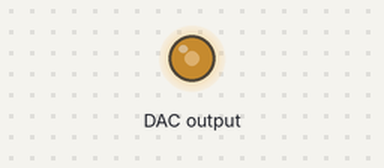
The program below on a simulated Raspberry Pi Pico running MicroPython. Parts: output pins drawn as LEDs (lit = HIGH). Library files of the repository ran but are not shown: mcp4725.py. At 0.0 s the program stops and its outputs stay as they are.

Above: at 0.1 s.
Timing chart, 0 to 1.5 s (numbered marks = the images above):
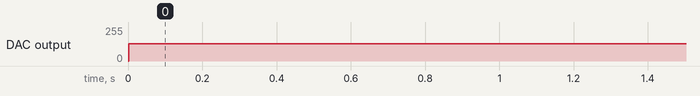

Measured:
- by itself, DAC output: 0/255 → 128/255 at 0.00 s

The program:

mcp4725_quickstart.py
```python
"""
MCP4725 DAC Quickstart Guide
---------------------------
This example demonstrates all the main features of the MCP4725 DAC driver.
It shows basic operations, EEPROM usage, and compatibility functions.

Hardware Setup:
--------------
- Connect MCP4725 to Raspberry Pi Pico:
  * VDD -> 3.3V, VSYS for 5V, or any other supply voltage
  * GND -> GND
  * SDA -> GP0 (Pin 1) (Or any other I2C SDA pin)
  * SCL -> GP1 (Pin 2) (Or any other I2C SCL pin)
  * OUT -> Load positive
  * GND -> Load negative
"""

import time

from machine import I2C, Pin

from mcp4725 import MCP4725

# Initialize I2C and DAC
i2c = I2C(0, sda=Pin(0), scl=Pin(1), freq=400000)
dac = MCP4725(i2c, vcc=3.3)  # Here using 3.3V as reference voltage

# ======================
# Setting the DAC output
# ======================

# Set DAC using raw value (0-4095)
dac.set_value(2048)  # 2048 is 50% of 4095

# Set DAC using voltage helper function
# NOTE: Depends on reference VCC value that was given
# Since we set reference VCC to 3.3V, this will result in int(1.2 / 3.3 * 4095) = 1489 raw value
# If VCC was 5V, this would result in int(1.2 / 5 * 4095) = 983 raw value
dac.set_voltage(1.2)

# Set DAC using normalized value (0.0 to 1.0)
dac.set_value_norm(0.75)  # 75% of 4095 = 3071

# ======================
# Reading the DAC value
# ======================

# Read current values
raw_value = dac.get_value()  # 3071
voltage = dac.get_voltage()  # 2.475
normalized_value = dac.get_value_norm()  # 0.75

# ======================
# EEPROM operations
# ======================

# Reading current EEPROM value
eeprom_value = dac.get_eeprom()  # E.g. 2048

# Setting EEPROM value
dac.set_eeprom_value(1024)  # Will now boot at 25% of VCC

# ======================
# Compatibility modes
# ======================
# Use these if you have issues with the standard functions

# 8-bit mode (0-255)
dac.set_value_8bit(128)  # 50% of 255

# Legacy 8-bit mode (2-byte write)
dac.set_value_8bit_legacy(191)  # 75% of 255
```
